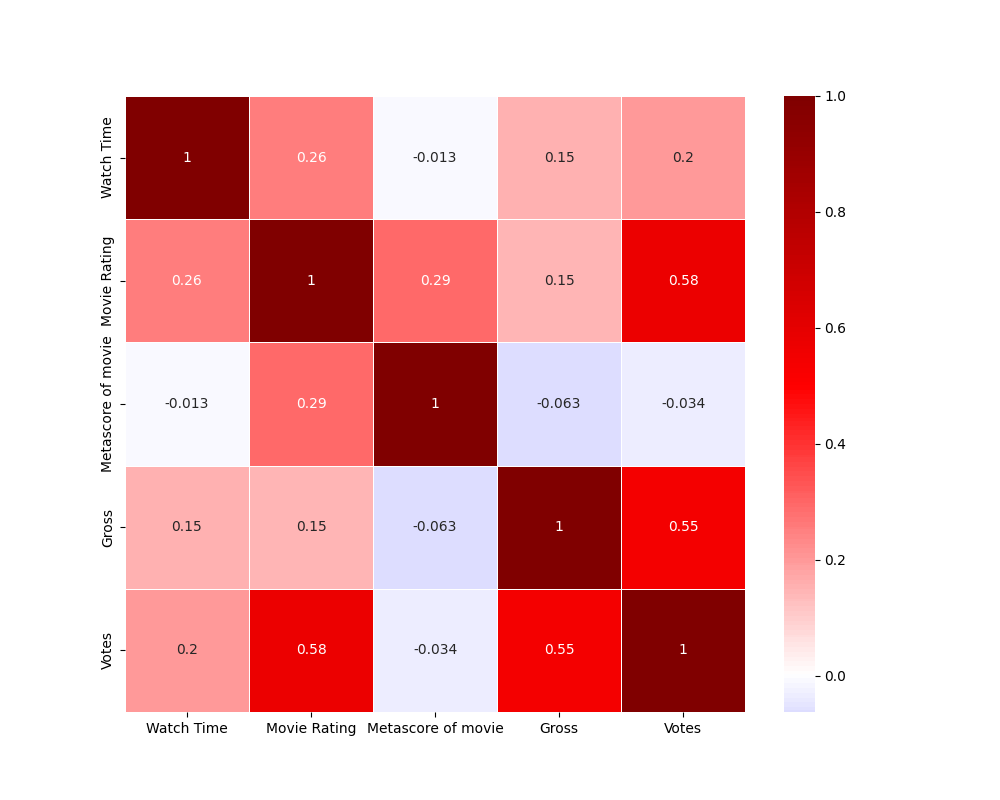

The Python source for this figure:
import pandas as pd
import numpy as np
import seaborn as sns
import matplotlib.pyplot as plt
from scipy import stats

df = pd.read_csv('archive/Top_1000_IMDb_movies_New_version.csv')
# Clean data by removing commas
df['Votes'] = df['Votes'].str.replace(',', '').astype(float)
df['Gross'] = pd.to_numeric(df['Gross'].str.replace(',', ''), errors='coerce')

# Drop rows with no data
df_cleaned = df.dropna(subset=['Gross', 'Metascore of movie'])
# just numeric colums
numeric_columns = ['Watch Time', 'Movie Rating', 'Metascore of movie', 'Gross', 'Votes']


#Correlegram
corr_matrix_cleaned = df_cleaned[numeric_columns].corr()
plt.figure(figsize=(10, 8))
sns.heatmap(corr_matrix_cleaned, annot=True, cmap='seismic', linewidths=0.5, center = 0)
plt.savefig('Corrlegram.png')
plt.clf()
#box plot metascore and gross
#calculating iqr
Q1 = df_cleaned['Gross'].quantile(0.25)
Q3 = df_cleaned['Gross'].quantile(0.75)
IQR = Q3 - Q1
# bounding based on outlier range
lower_bound = Q1 - 1.5 * IQR
upper_bound = Q3 + 1.5 * IQR
df_no_outliers = df_cleaned[(df_cleaned['Gross'] >= lower_bound) & (df_cleaned['Gross'] <= upper_bound)]

# regplot is a scatterplot with a trendline, this is useing the seaborn package
plt.figure(figsize=(15, 8))
sns.regplot(x='Metascore of movie', y='Gross', data=df_cleaned,line_kws={"color": "red"})
plt.xlabel('Metascore')
plt.ylabel('Gross Revenue')
plt.title('Scatter Plot of Gross Revenue by Metascore')
plt.savefig('ScatterMetaGross.png')
plt.clf()

#scatterplot of watertime and gross income correlation
plt.figure(figsize=(15, 8))
sns.regplot(x='Watch Time', y='Gross', data=df_cleaned,line_kws={"color": "red"})
plt.xlabel('Watch Time')
plt.ylabel('Gross Revenue')
plt.title('Scatter Plot of Gross income by Watch Time')
plt.savefig('ScatterWatchTimeGross.png')
plt.clf()

#scatterplot of watchtime and audiance rating
plt.figure(figsize=(15, 8))
sns.regplot(x='Watch Time', y='Movie Rating', data=df_cleaned,line_kws={"color": "red"})
plt.xlabel('Watch Time')
plt.ylabel('Movie Rating')
plt.title('Scatter Plot of Movie Rating, by Watch Time')
plt.savefig('ScatterWatchtimeRating.png')
plt.clf()

#Scatterplot of metascore of movie and gross income with outliers removed usiing IQR
plt.figure(figsize=(15, 8))
sns.regplot(x='Metascore of movie', y='Gross', data=df_no_outliers,line_kws={"color": "red"})
plt.xlabel('Metascore')
plt.ylabel('Gross Revenue')
plt.title('Scatter Plot of Gross Revenue by Metascore')
plt.savefig('ScatterOutliersRemovedMetaGross.png')
plt.clf()

# #box plot showing 
# bins = [0, 60, 80, 100]
# labels = ['Low(0-60)', 'Medium(60-80)', 'High(80-100)']
# df_cleaned = df_no_outliers.copy()
# df_cleaned.loc[:, 'Metascore_binned'] = pd.cut(df_cleaned['Metascore of movie'], bins=bins, labels=labels, right=False)

# # Create the box plot using the binned Metascore
# plt.figure(figsize=(10, 20))
# sns.boxplot(x='Metascore_binned', y='Gross', data=df_cleaned)
# plt.xlabel('Metascore Category')
# plt.ylabel('Gross Revenue')
# plt.title('Box Plot of Gross Revenue by Binned Metascore')
# plt.savefig('BoxPlotMetaGross.png')
# plt.clf()




